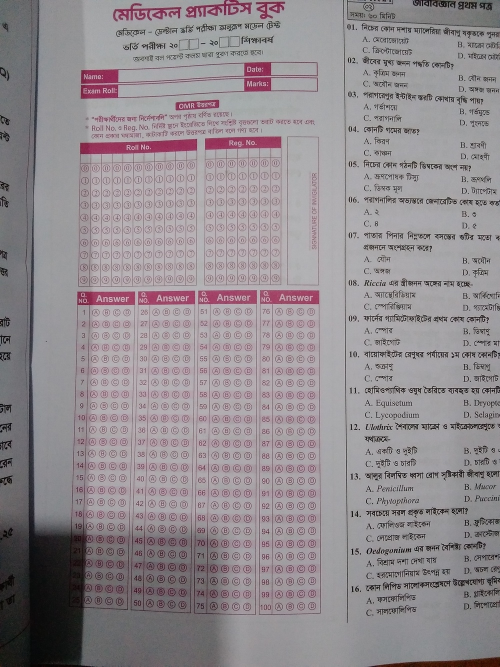
#> input picture assets/practice-book.jpg, 1000 x 1333 px (shown at 1/2 size)
$ python -i extract_keys.py   (imports and definitions only)
#> lines starting #> are read from the running program, lines starting #| are printed output that depends on the picture; after the words box and inside, x2 and y2 are one past the last pixel; in counts of white or black regions, pixels touching at a corner belong together
"""Conservative source-key extraction. OCR creates DRAFT keys, never approval.

Each answer is tied to an explicit printed question-number cell. Missing or
conflicting reads are retained as issues; explanation text is never used as a key.
"""
from __future__ import annotations

import argparse
import json
import os
import re
from collections import defaultdict
from pathlib import Path

import cv2
import numpy as np
import pytesseract
from PIL import Image, ImageOps

ROOT=Path(__file__).resolve().parents[1]
# [2 lines not run here, left out]
if Path(r"C:\Program Files\Tesseract-OCR\tesseract.exe").exists():
    pytesseract.pytesseract.tesseract_cmd=r"C:\Program Files\Tesseract-OCR\tesseract.exe"


def load(path):
    with Image.open(path) as image:
        return cv2.cvtColor(np.array(ImageOps.exif_transpose(image).convert("RGB")),cv2.COLOR_RGB2BGR)


def cells(image):
    gray=cv2.cvtColor(image,cv2.COLOR_BGR2GRAY)
    binary=cv2.adaptiveThreshold(gray,255,cv2.ADAPTIVE_THRESH_GAUSSIAN_C,cv2.THRESH_BINARY_INV,35,12)
    vertical=cv2.morphologyEx(binary,cv2.MORPH_OPEN,cv2.getStructuringElement(cv2.MORPH_RECT,(1,55)))
    horizontal=cv2.morphologyEx(binary,cv2.MORPH_OPEN,cv2.getStructuringElement(cv2.MORPH_RECT,(25,1)))
    grid=vertical|horizontal
    grid=cv2.morphologyEx(grid,cv2.MORPH_CLOSE,np.ones((3,3),np.uint8))
    contours,_=cv2.findContours(grid,cv2.RETR_LIST,cv2.CHAIN_APPROX_SIMPLE)
    boxes=[]
    for contour in contours:
        x,y,w,h=cv2.boundingRect(contour)
        if 30<w<320 and 20<h<210 and w*h<43000:
            if not any(abs(x-a)<4 and abs(y-b)<4 and abs(w-c)<6 and abs(h-d)<6 for a,b,c,d in boxes):
                boxes.append((x,y,w,h))
    return sorted(boxes,key=lambda b:(b[1],b[0])),grid


# [33 lines left out: function ocr_strip, not called in this run]


def adjacent_pairs(boxes):
    pairs=[]
    for left in boxes:
        x,y,w,h=left
        possible=[right for right in boxes if 0<=right[0]-(x+w)<12 and abs(right[1]-y)<max(9,h*.14) and abs(right[3]-h)<max(10,h*.2)]
        if possible:
            right=min(possible,key=lambda r:abs(r[1]-y))
            pairs.append((left,right))
    return pairs


def extract(path):
    image=load(path)
#> in load, image is the input picture: PIL image 1000x1333 RGB; mean R, G, B 146, 139.2, 143.4
    boxes,grid=cells(image)
#> in cells, `gray=cv2.cvtColor(image,cv2.COLOR_BGR2GRAY)`:
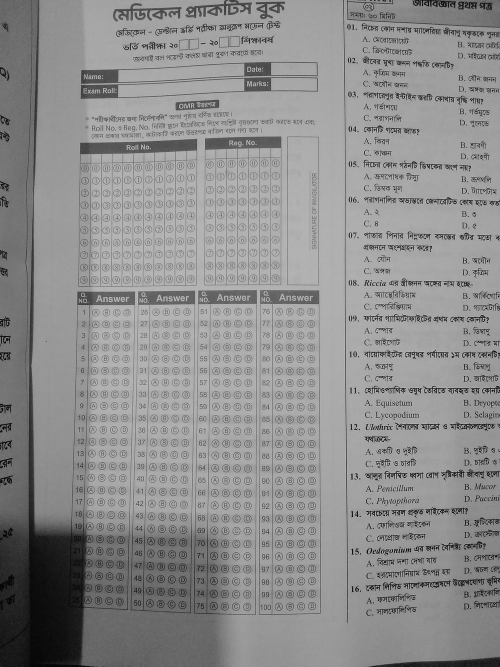
#> gray: shape (1333, 1000) (shown at 1/2 size); min 0, max 225, mean 141.7
#> in cells, `binary=cv2.adaptiveThreshold(gray,255,cv2.ADAPTIVE_THRESH_GAUSSIAN_C,c..`:
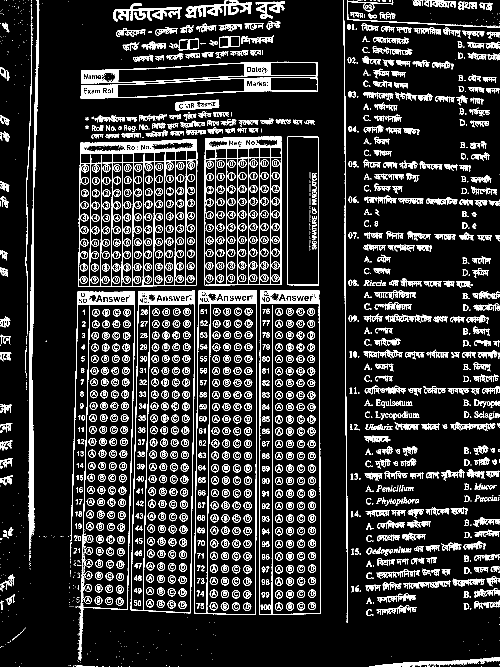
#> binary: shape (1333, 1000) (shown at 1/2 size); 13.9% white in thin lines or dots
#> in cells, `vertical=cv2.morphologyEx(binary,cv2.MORPH_OPEN,cv2.getStructuringElem..`:
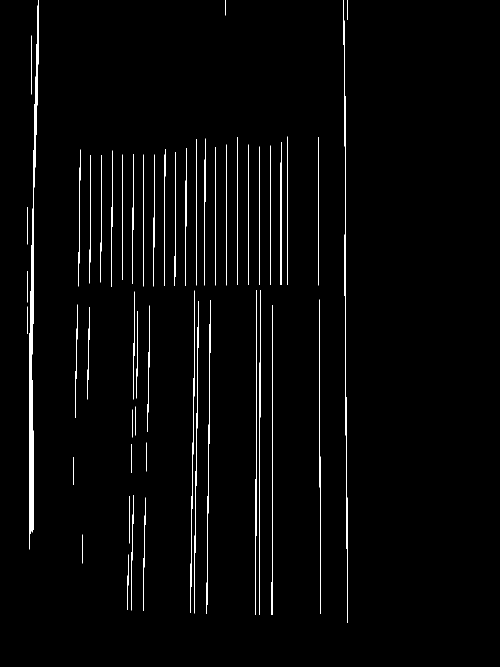
#> vertical: shape (1333, 1000) (shown at 1/2 size); 1.9% white in thin lines or dots, all inside (x1, y1, x2, y2) = (54, 0, 696, 1246)
#> in cells, `horizontal=cv2.morphologyEx(binary,cv2.MORPH_OPEN,cv2.getStructuringEl..`:
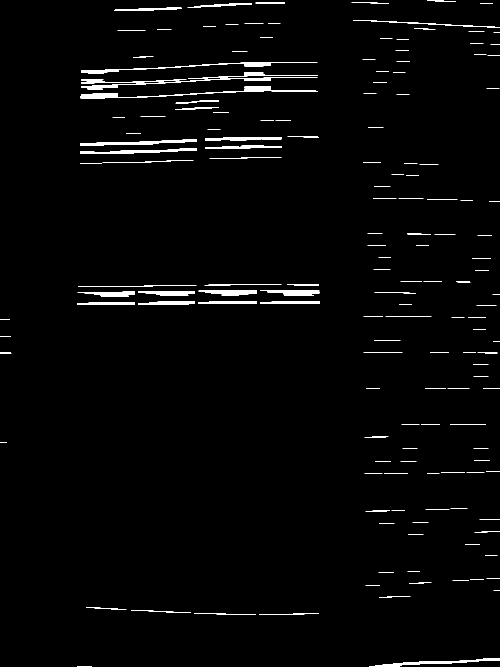
#> horizontal: shape (1333, 1000) (shown at 1/2 size); 1.9% white; 163 white regions (6 under 20 px), largest, box (x1, y1, x2, y2) and area: (161, 173, 636, 197) 1861, (162, 124, 635, 148) 1503, (160, 279, 394, 291) 1186
#> in cells, `grid=vertical|horizontal`:
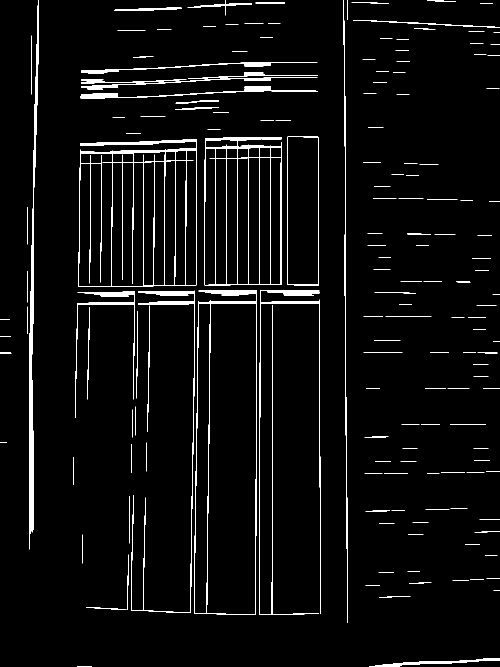
#> grid: shape (1333, 1000) (shown at 1/2 size); 3.8% white; 166 white regions (6 under 20 px), largest, box (x1, y1, x2, y2) and area: (156, 278, 394, 574) 6951, (58, 0, 78, 1099) 5943, (409, 274, 563, 571) 4835
#> in cells, `grid=cv2.morphologyEx(grid,cv2.MORPH_CLOSE,np.ones((3,3),np.uint8))`: grid: shape (1333, 1000); 3.9% white; 157 white regions (6 under 20 px)
#> in cells, `contours,_=cv2.findContours(grid,cv2.RETR_LIST,cv2.CHAIN_APPROX_SIMPLE)`: contours = 201 contours, 110 with area under 20; largest, box (x1, y1, x2, y2) and area: (388, 580, 514, 1230) 75833, (156, 278, 394, 574) 64621, (413, 607, 514, 1229) 58780, (409, 274, 563, 571) 43876, (574, 273, 638, 571) 18640
#> the loop in cells, `for contour in contours:` made 201 passes
#> (contour, x, y, w, h) on passes 1, 4, 5: ([[154, 1332], [182, 1332]], 154, 1332, 29, 1), ([[987, 1180], [999, 1180]], 987, 1180, 13, 1), ([[731, 1171], [759, 1171]], 731, 1171, 29, 1)
#> after the loop in cells, `for contour in contours:`: boxes = [(172, 1109, 85, 111), (266, 303, 65, 22), (375, 0, 129, 31)]
#> boxes = [(375, 0, 129, 31), (266, 303, 65, 22), (172, 1109, 85, 111)]
    pairs=adjacent_pairs(boxes)
#> the loop in adjacent_pairs, `for left in boxes:` made 3 passes
#> after the loop in adjacent_pairs, `for left in boxes:`: pairs = []
#> pairs = []
    questions={}
    answers={}
    readings=[]
    for index,(left,right) in enumerate(pairs):
        number,nc=questions.get(index,("",0)); answer,ac=answers.get(index,("",0))
        if number.isdigit() and 1<=int(number)<=100 and re.fullmatch(r"[ABCD]{1,4}",answer) and len(set(answer))==len(answer):
            readings.append(dict(question=int(number),answer=sorted(answer),confidence=round(min(nc,ac),2),box=right,number_box=left))
#> this loop made 0 passes
#> after the loop, readings = []
    # Cell contours can be broken by page curvature. Fit the narrow printed
    # columns, then OCR continuous column strips with original y coordinates.
#> (the run stopped early here; a loop or call above may not have finished)
